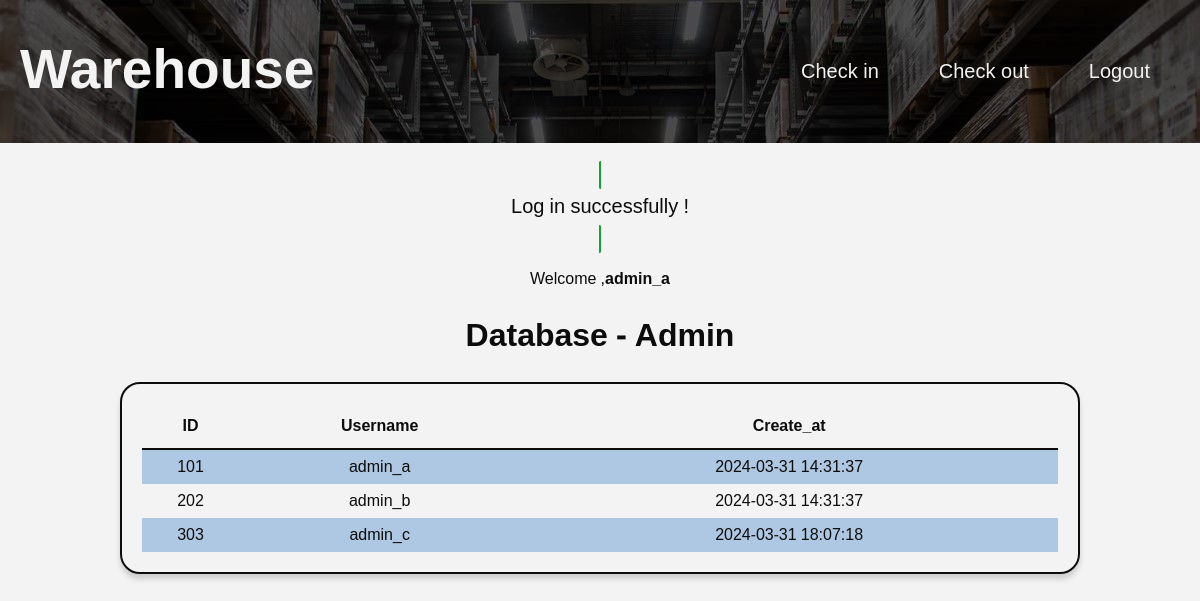
Screenshot of /Warehouse/home.php (signed in) with the database file from the repository.
### tables this page shows
CREATE TABLE `user` (
  `id` int(6) NOT NULL,
  `username` varchar(100) NOT NULL,
  `password` varchar(100) NOT NULL,
  `create_at` timestamp NOT NULL DEFAULT current_timestamp()
);

### Warehouse/home.php (the view, shortened to what this page needs)
<?php
    include('db_connect.php');
    $sql = "SELECT * FROM user ";
    $result = mysqli_query($conn, $sql);
?>
<!DOCTYPE html>
<html lang="en">
<head>
    <link rel="stylesheet" href = "css/style.css">
</head>
<body>
    <div class="navbar">
        <div class=logo-nav><a href="home.php">Warehouse</a></div>
            <div class="boxbar">
                <button class="nav-item"><a href="checkin.php"> Check in</a></button>
                <button class="nav-item "><a href="checkout.php"> Check out</a></button>
                <?php if (isset($_SESSION['username'])) :?>
                    <button class="nav-item"><a href="index.php?logout='1' ">Logout</a></button>
                <?php endif ?>
            </div>
        </div>
    <div class="content">
        <?php if (isset($_SESSION['success'])) : ?>
            <div class="success">
                <p>
                    <?php
                     echo $_SESSION['success'];
                    ?>
                </p>
            </div>
        <?php endif ?>
        <?php if (isset($_SESSION['username'])) :?>
            <p>Welcome ,<b><?php echo $_SESSION['username'];?></b></p>
        <?php endif ?>
        <h1>Database - Admin</h1>
        <div class="table-container">
            <table id="admin-db" class="active">
                <tr>
                    <th>ID</th>
                    <th>Username</th>
                    <th>Create_at</th>
                </tr>
                <?php while($row = $result->fetch_assoc()): ?>
                <tr>
                    <td><?php echo $row['id']; ?></td>
                    <td><?php echo $row['username']; ?></td>
                    <td><?php echo $row['create_at']; ?></td>
                </tr>
                <?php endwhile ?>
            </table>
        </div>
    </div>
</body>
</html>

### Warehouse/css/style.css (style rules this page uses)
:root { --black: #0c0c0c; --dark-green: #175025; --green: #12a434; --white: #f3f3f3; --gray: #a3a3a3; --dark-gray: #343a40; --bluepastel: #aec8e3; --red: #d21c1c; --orange: #f06B32; --shadow: 0 5px 5px hsla(0, 0%, 22%, 0.196); --shadow2: 10px 10px 10px hsla(0, 0%, 22%, 0.08); --shadow3: 0 10px 20px 0 rgba(0, 0, 0, 0.3); }
body { background-color: var(--white); font-family: "Noto Sans Thai", sans-serif; color: var(--black); margin: 0; padding: 0; }
.content .success { color: var(--black); display: inline; background: none; border-radius: 10px; border: 2px solid var(--green); }
.content .success p { font-size: 20px; margin: 0; padding: 5px; }
.navbar { background-image: url('Warehouse-bg.jpg'); background-size: cover; color: var(--white); padding: 30px 20px; display: flex; align-items: center; justify-content: space-between; }
.navbar .logo-nav a { font-size: 55px; font-weight: 600; color: var(--white); text-decoration: none; }
.boxbar { display: flex; align-items: center; }
.boxbar button.nav-item { background: none; border: none; margin: 0px 15px; padding: 15px; font-size: 20px; list-style-type: none; }
.boxbar button.nav-item a { color: var(--white); text-decoration: none; }
.content { padding: 20px; text-align: center; }
.table-container { display: flex; border-radius: 20px; border: 2px solid var(--black); box-shadow: var(--shadow); border-collapse: collapse; margin: 0 100px; padding: 10px; }
table { margin: 10px; width: 100%; border-collapse: collapse; }
#admin-db th { padding: 10px 0px; text-align: left; border-bottom: 2px solid var(--black); border-collapse: collapse; text-align: center; margin-right: 10px; }
#admin-db tr { padding: 10px; text-align: center; padding: 10px 10px; }
#admin-db tr:nth-child(even) { height: 25px; padding: 10px 0px; background-color: var(--bluepastel); }
#admin-db td { padding: 5px 0; }

### rows the page displays
user: id "101", username "admin_a", create_at "2024-03-31 14:31:37"
user: id "202", username "admin_b", create_at "2024-03-31 14:31:37"
user: id "303", username "admin_c", create_at "2024-03-31 18:07:18"

### other values shown
$_SESSION['success'] "Log in successfully !"
$_SESSION['username'] "admin_a"
